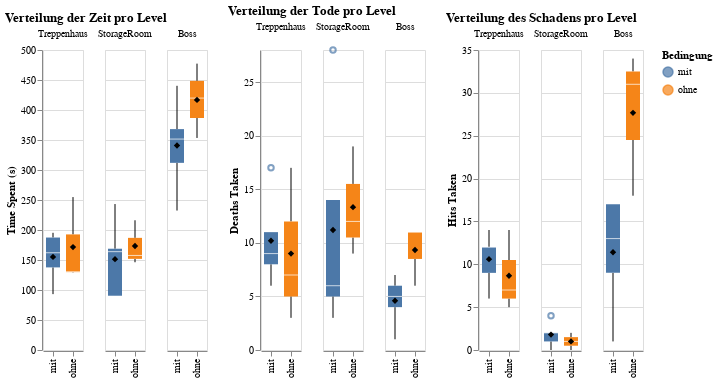

The cell this chart's notebook holds for it:
### Code cell
visualize_accumulated(df_accumulated_combined, with_outliers=False)

### Figure 1 — Vega-Lite specification as saved in the notebook (floating-point values rounded to 4 significant figures)
{"config": {"view": {"continuousWidth": 300, "continuousHeight": 300}}, "hconcat": [{"facet": {"column": {"field": "scene", "sort": ["Tutorial", "Lobby", "Treppenhaus", "StorageRoom", "Boss"], "title": "", "type": "nominal"}}, "spec": {"layer": [{"mark": {"type": "boxplot"}, "encoding": {"color": {"field": "condition", "title": "Bedingung", "type": "nominal"}, "x": {"field": "condition", "title": null, "type": "nominal"}, "y": {"field": "totalTime", "title": "Time Spent (s)", "type": "quantitative"}}}, {"mark": {"type": "point", "filled": true, "shape": "diamond", "size": 40}, "encoding": {"color": {"value": "black"}, "tooltip": [{"field": "condition", "title": "Condition", "type": "nominal"}, {"aggregate": "mean", "field": "totalTime", "format": ".1f", "title": "Total Time", "type": "quantitative"}], "x": {"field": "condition", "type": "nominal"}, "y": {"aggregate": "mean", "field": "totalTime", "type": "quantitative"}}}]}, "title": "Verteilung der Zeit pro Level"}, {"facet": {"column": {"field": "scene", "sort": ["Tutorial", "Lobby", "Treppenhaus", "StorageRoom", "Boss"], "title": "", "type": "nominal"}}, "spec": {"layer": [{"mark": {"type": "boxplot"}, "encoding": {"color": {"field": "condition", "title": "Bedingung", "type": "nominal"}, "x": {"field": "condition", "title": null, "type": "nominal"}, "y": {"field": "totalDeaths", "title": "Deaths Taken", "type": "quantitative"}}}, {"mark": {"type": "point", "filled": true, "shape": "diamond", "size": 40}, "encoding": {"color": {"value": "black"}, "tooltip": [{"field": "condition", "title": "Condition", "type": "nominal"}, {"aggregate": "mean", "field": "totalDeaths", "format": ".1f", "title": "Total Deaths", "type": "quantitative"}], "x": {"field": "condition", "type": "nominal"}, "y": {"aggregate": "mean", "field": "totalDeaths", "type": "quantitative"}}}]}, "title": "Verteilung der Tode pro Level"}, {"facet": {"column": {"field": "scene", "sort": ["Tutorial", "Lobby", "Treppenhaus", "StorageRoom", "Boss"], "title": "", "type": "nominal"}}, "spec": {"layer": [{"mark": {"type": "boxplot"}, "encoding": {"color": {"field": "condition", "title": "Bedingung", "type": "nominal"}, "x": {"field": "condition", "title": null, "type": "nominal"}, "y": {"field": "totalHits", "title": "Hits Taken", "type": "quantitative"}}}, {"mark": {"type": "point", "filled": true, "shape": "diamond", "size": 40}, "encoding": {"color": {"value": "black"}, "tooltip": [{"field": "condition", "title": "Condition", "type": "nominal"}, {"aggregate": "mean", "field": "totalHits", "format": ".1f", "title": "Total Hits", "type": "quantitative"}], "x": {"field": "condition", "type": "nominal"}, "y": {"aggregate": "mean", "field": "totalHits", "type": "quantitative"}}}]}, "title": "Verteilung des Schadens pro Level"}], "data": {"name": "data-0e0d1236c2ff5dee8c63f443d592c6fc"}, "$schema": "https://vega.github.io/schema/vega-lite/v6.1.0.json", "datasets": {"data-0e0d1236c2ff5dee8c63f443d592c6fc": [{"user_id": "071225", "condition": "mit", "scene": "Treppenhaus", "totalDeaths": 17, "totalHits": 14, "totalTime": 187.4}, {"user_id": "071225", "condition": "mit", "scene": "StorageRoom", "totalDeaths": 14, "totalHits": 2, "totalTime": 163.9}, {"user_id": "071225", "condition": "mit", "scene": "Boss", "totalDeaths": 6, "totalHits": 17, "totalTime": 368.1}, {"user_id": "297088", "condition": "mit", "scene": "StorageRoom", "totalDeaths": 28, "totalHits": 4, "totalTime": 243.2}, {"user_id": "297088", "condition": "mit", "scene": "Treppenhaus", "totalDeaths": 11, "totalHits": 6, "totalTime": 162.1}, {"user_id": "297088", "condition": "mit", "scene": "Boss", "totalDeaths": 5, "totalHits": 13, "totalTime": 351.6}, {"user_id": "356499", "condition": "mit", "scene": "StorageRoom", "totalDeaths": 6, "totalHits": 2, "totalTime": 90.38}, {"user_id": "356499", "condition": "mit", "scene": "Treppenhaus", "totalDeaths": 8, "totalHits": 9, "totalTime": 93.1}, {"user_id": "356499", "condition": "mit", "scene": "Boss", "totalDeaths": 1, "totalHits": 1, "totalTime": 232.4}, {"user_id": "870227", "condition": "mit", "scene": "StorageRoom", "totalDeaths": 5, "totalHits": 1, "totalTime": 168.8}, {"user_id": "870227", "condition": "mit", "scene": "Treppenhaus", "totalDeaths": 9, "totalHits": 12, "totalTime": 137.7}, {"user_id": "870227", "condition": "mit", "scene": "Boss", "totalDeaths": 7, "totalHits": 17, "totalTime": 440.3}, {"user_id": "975229", "condition": "mit", "scene": "StorageRoom", "totalDeaths": 3, "totalHits": 0, "totalTime": 90.44}, {"user_id": "975229", "condition": "mit", "scene": "Treppenhaus", "totalDeaths": 6, "totalHits": 12, "totalTime": 195.3}, {"user_id": "975229", "condition": "mit", "scene": "Boss", "totalDeaths": 4, "totalHits": 9, "totalTime": 311.9}, {"user_id": "232962", "condition": "ohne", "scene": "StorageRoom", "totalDeaths": 12, "totalHits": 1, "totalTime": 157.6}, {"user_id": "232962", "condition": "ohne", "scene": "Treppenhaus", "totalDeaths": 7, "totalHits": 5, "totalTime": 130.4}, {"user_id": "232962", "condition": "ohne", "scene": "Boss", "totalDeaths": 11, "totalHits": 31, "totalTime": 477.3}, {"user_id": "510049", "condition": "ohne", "scene": "Treppenhaus", "totalDeaths": 17, "totalHits": 14, "totalTime": 254.9}, {"user_id": "510049", "condition": "ohne", "scene": "StorageRoom", "totalDeaths": 19, "totalHits": 0, "totalTime": 216.2}, {"user_id": "510049", "condition": "ohne", "scene": "Boss", "totalDeaths": 11, "totalHits": 34, "totalTime": 419.9}, {"user_id": "807289", "condition": "ohne", "scene": "StorageRoom", "totalDeaths": 9, "totalHits": 2, "totalTime": 146.2}, {"user_id": "807289", "condition": "ohne", "scene": "Treppenhaus", "totalDeaths": 3, "totalHits": 7, "totalTime": 129.1}, {"user_id": "807289", "condition": "ohne", "scene": "Boss", "totalDeaths": 6, "totalHits": 18, "totalTime": 353.4}]}}
